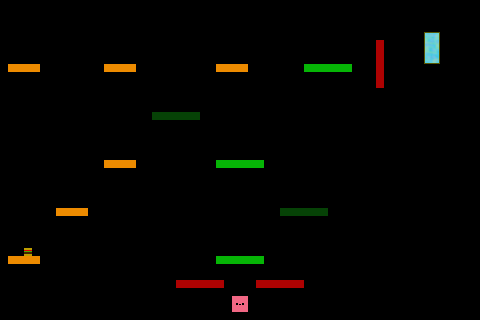

The image is a tile-based game level rendered from a .tmx file. Its description and source (layers, tilesets, objects; grid data summarised) follow:
An orthogonal 60x40 tile map with 8x8 px tiles, 8 tile layers (Hell Player, Both LavaBlock, Heaven TerrainBlock, Hell TerrainBlock, ...).

<map version="1.0" orientation="orthogonal" width="60" height="40" tilewidth="8" tileheight="8">
 <tileset firstgid="1" name="tileset_new" tilewidth="8" tileheight="8">
  <image source="tileset_new.png" width="80" height="80" />
 </tileset>
 <layer name="Hell Player" width="60" height="40">
  <data>[2400 cells, 4 non-empty, 4 distinct tile ids]</data>
 </layer>
 <layer name="Both LavaBlock" width="60" height="40">
  <data>[2400 cells, 18 non-empty, 1 distinct tile ids]</data>
 </layer>
 <layer name="Heaven TerrainBlock" width="60" height="40">
  <data>[2400 cells, 18 non-empty, 1 distinct tile ids]</data>
 </layer>
 <layer name="Hell TerrainBlock" width="60" height="40">
  <data>[2400 cells, 12 non-empty, 1 distinct tile ids]</data>
 </layer>
 <layer name="Both CrumblingBlock" width="60" height="40">
  <data>[2400 cells, 24 non-empty, 1 distinct tile ids]</data>
 </layer>
 <layer name="Both Star" width="60" height="40">
  <data>[2400 cells, 1 non-empty, 1 distinct tile ids]</data>
 </layer>
 <layer name="Both TerrainBlock" width="60" height="40">
  <data>[2400 cells, 12 non-empty, 1 distinct tile ids]</data>
 </layer>
 <layer name="Both Portal" width="60" height="40">
  <data>[2400 cells, 8 non-empty, 8 distinct tile ids]</data>
 </layer>
</map>
